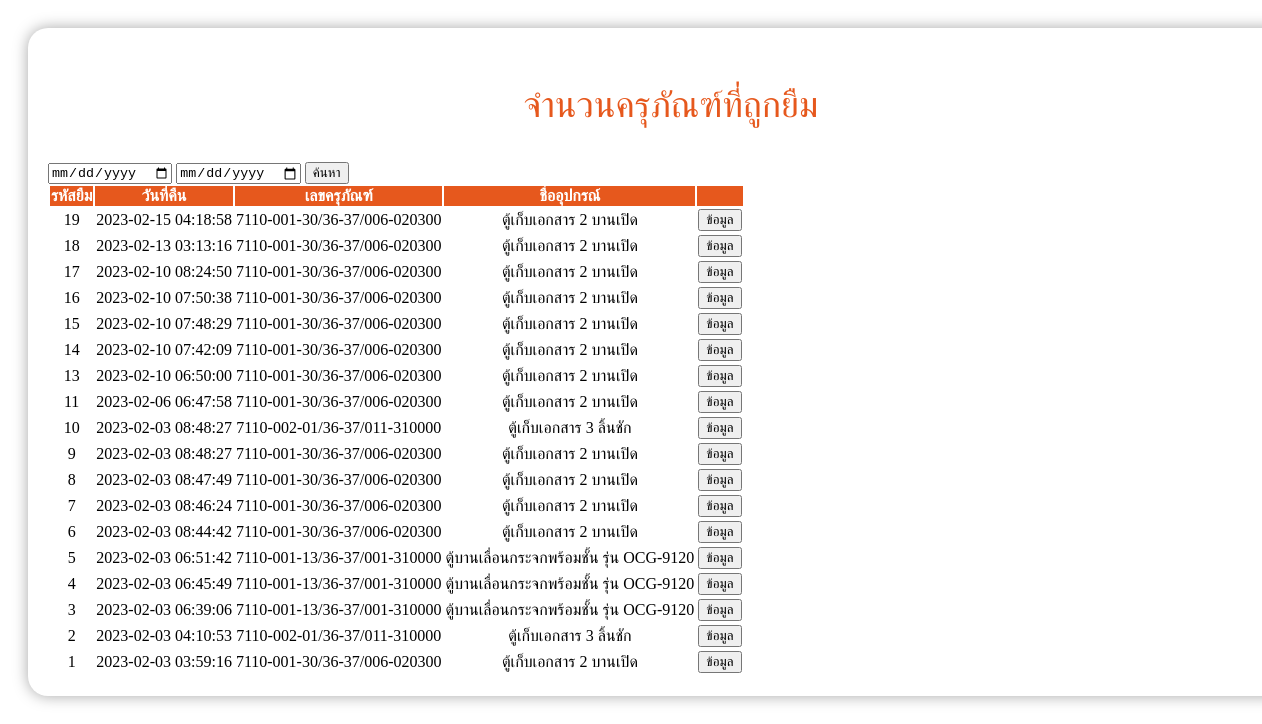
The page /public/admin/a_fuctionStatus.php on the database its author committed.
### tables this page shows
CREATE TABLE `back` (
  `bk_id` int NOT NULL AUTO_INCREMENT,
  `id` int DEFAULT NULL,
  `br_id` int DEFAULT NULL,
  `user_id` int DEFAULT NULL,
  `bk_time` timestamp NOT NULL DEFAULT CURRENT_TIMESTAMP,
  `bk_problem` text,
  PRIMARY KEY (`bk_id`),
  KEY `id_itendata_fk_idx` (`id`),
  KEY `bk_br_id_fk_idx` (`br_id`),
  KEY `bk_uid_user_fk_idx` (`user_id`),
  CONSTRAINT `bk_br_id_fk` FOREIGN KEY (`br_id`) REFERENCES `borrow` (`br_id`),
  CONSTRAINT `bk_id_itemdata_fk` FOREIGN KEY (`id`) REFERENCES `itemdata` (`id`),
  CONSTRAINT `bk_uid_user_fk` FOREIGN KEY (`user_id`) REFERENCES `user` (`user_id`)
);

CREATE TABLE `itemdata` (
  `id` int NOT NULL AUTO_INCREMENT,
  `updateTime` timestamp NOT NULL DEFAULT CURRENT_TIMESTAMP,
  `itemCode` text NOT NULL,
  `detail` text NOT NULL,
  `checkInDate` text NOT NULL,
  `brand` text NOT NULL,
  `serialNumber` text NOT NULL,
  `price` text NOT NULL,
  `refDoc` text NOT NULL,
  `room` text NOT NULL,
  `status` text NOT NULL,
  `notation` text NOT NULL,
  `misConfirmer` int NOT NULL,
  `organization` varchar(8) NOT NULL,
  `type` varchar(32) NOT NULL,
  `active` int NOT NULL,
  PRIMARY KEY (`id`)
);

### app/models/function.php (called while the page is built, shortened)
<?php
class DB_con
{
    function __construct()
    {
        $conn = mysqli_connect(DB_SERVER, DB_USER, DB_PASS, DB_NAME);
        $this->dbcon = $conn;
    }
    function dataBackAll()
    {
        $result = mysqli_query($this->dbcon, "SELECT
        itemdata.id,detail,itemCode,back.bk_id ,back.bk_time
        FROM `itemdata`,back  WHERE itemdata.id = back.id ORDER BY back.bk_time DESC");
        return $result;
    }
}

### public/admin/a_fuctionStatus.php (the view, shortened to what this page needs)
<!DOCTYPE html>
<html lang="en">
<head>
    <link rel="stylesheet" href="https://cdn.datatables.net/1.13.2/css/jquery.dataTables.min.css">
</head>
<body>
    <div class="graphBox">
        <div class="box" style=" box-shadow: rgba(0, 0.35, 0, 0.35) 0px 0px 15px  ;">
            <p style="font-size: 36px;text-align: center;color: #E6581D;">จำนวนครุภัณฑ์ที่ถูกยืม</p>
            <input type="date">
            <input type="date">
            <button class="btn btn-primary" type="submit">ค้นหา</button>
            <br>
            <div>
                <div class="table-container">
                    <table id="databack" class="table" style="text-align: center;">
                        <thead style="color:white; background-color:#E6581D;">
                            <tr>
                                <th>รหัสยืม</th>
                                <th>วันที่คืน</th>
                                <th>เลขครุภัณฑ์</th>
                                <th>ชื่ออุปกรณ์</th>
                                <th></th>
                            </tr>
                        </thead>
                        <tbody>
                            <?php
                            $selectAll = new DB_con();
                            $sql = $selectAll->dataBackAll();
                            while ($row = mysqli_fetch_array($sql)) {
                            ?>
                                <tr>
                                    <td data-label="รหัสยืม."><?php echo $row['bk_id'] ?></td>
                                    <td data-label="วันที่คืน."><?php echo $row['bk_time'] ?></td>
                                    <td data-label="เลขครุภัณฑ์."><?php echo $row['itemCode'] ?></td>
                                    <td data-label="ชื่ออุปกรณ์."><?php echo $row['detail'] ?></td>
                                    <td><button class="btn btn-primary button" data-toggle="modal" data-target="#showborrow"> ข้อมูล</button></td>
                                </tr>
                        </tbody>
                    <?php
                            }
                    ?>
                    </table>
                </div>
            </div>
        </div>
    </div>
</body>
</html>

### public/admin/a_fuctionStatus.php (style rules this page uses)
.graphBox { position: relative; width: 100%; padding: 20px; display: grid; grid-template-columns: 2fr; grid-gap: 20px; min-height: 200px; }
.graphBox .box { position: relative; background: #fff; padding: 20px; width: 100%; box-shadow: 0 7px 25px rgba(0, 0, 0, 0.08); border-radius: 20px; }

### rows shown on the page
back: bk_id "19", bk_time "2023-02-15 04:18:58", id.itemCode "7110-001-30/36-37/006-020300", id.detail "ตู้เก็บเอกสาร 2 บานเปิด"
back: bk_id "18", bk_time "2023-02-13 03:13:16", id.itemCode "7110-001-30/36-37/006-020300", id.detail "ตู้เก็บเอกสาร 2 บานเปิด"
back: bk_id "17", bk_time "2023-02-10 08:24:50", id.itemCode "7110-001-30/36-37/006-020300", id.detail "ตู้เก็บเอกสาร 2 บานเปิด"
back: bk_id "16", bk_time "2023-02-10 07:50:38", id.itemCode "7110-001-30/36-37/006-020300", id.detail "ตู้เก็บเอกสาร 2 บานเปิด"
back: bk_id "15", bk_time "2023-02-10 07:48:29", id.itemCode "7110-001-30/36-37/006-020300", id.detail "ตู้เก็บเอกสาร 2 บานเปิด"
back: bk_id "14", bk_time "2023-02-10 07:42:09", id.itemCode "7110-001-30/36-37/006-020300", id.detail "ตู้เก็บเอกสาร 2 บานเปิด"
back: bk_id "13", bk_time "2023-02-10 06:50:00", id.itemCode "7110-001-30/36-37/006-020300", id.detail "ตู้เก็บเอกสาร 2 บานเปิด"
back: bk_id "11", bk_time "2023-02-06 06:47:58", id.itemCode "7110-001-30/36-37/006-020300", id.detail "ตู้เก็บเอกสาร 2 บานเปิด"
back: bk_id "10", bk_time "2023-02-03 08:48:27", id.itemCode "7110-002-01/36-37/011-310000", id.detail "ตู้เก็บเอกสาร 3 ลิ้นชัก"
back: bk_id "9", bk_time "2023-02-03 08:48:27", id.itemCode "7110-001-30/36-37/006-020300", id.detail "ตู้เก็บเอกสาร 2 บานเปิด"
back: bk_id "8", bk_time "2023-02-03 08:47:49", id.itemCode "7110-001-30/36-37/006-020300", id.detail "ตู้เก็บเอกสาร 2 บานเปิด"
back: bk_id "7", bk_time "2023-02-03 08:46:24", id.itemCode "7110-001-30/36-37/006-020300", id.detail "ตู้เก็บเอกสาร 2 บานเปิด"
back: bk_id "6", bk_time "2023-02-03 08:44:42", id.itemCode "7110-001-30/36-37/006-020300", id.detail "ตู้เก็บเอกสาร 2 บานเปิด"
back: bk_id "5", bk_time "2023-02-03 06:51:42", id.itemCode "7110-001-13/36-37/001-310000", id.detail "ตู้บานเลื่อนกระจกพร้อมชั้น รุ่น OCG-9120"
back: bk_id "4", bk_time "2023-02-03 06:45:49", id.itemCode "7110-001-13/36-37/001-310000", id.detail "ตู้บานเลื่อนกระจกพร้อมชั้น รุ่น OCG-9120"
back: bk_id "3", bk_time "2023-02-03 06:39:06", id.itemCode "7110-001-13/36-37/001-310000", id.detail "ตู้บานเลื่อนกระจกพร้อมชั้น รุ่น OCG-9120"
back: bk_id "2", bk_time "2023-02-03 04:10:53", id.itemCode "7110-002-01/36-37/011-310000", id.detail "ตู้เก็บเอกสาร 3 ลิ้นชัก"
back: bk_id "1", bk_time "2023-02-03 03:59:16", id.itemCode "7110-001-30/36-37/006-020300", id.detail "ตู้เก็บเอกสาร 2 บานเปิด"
